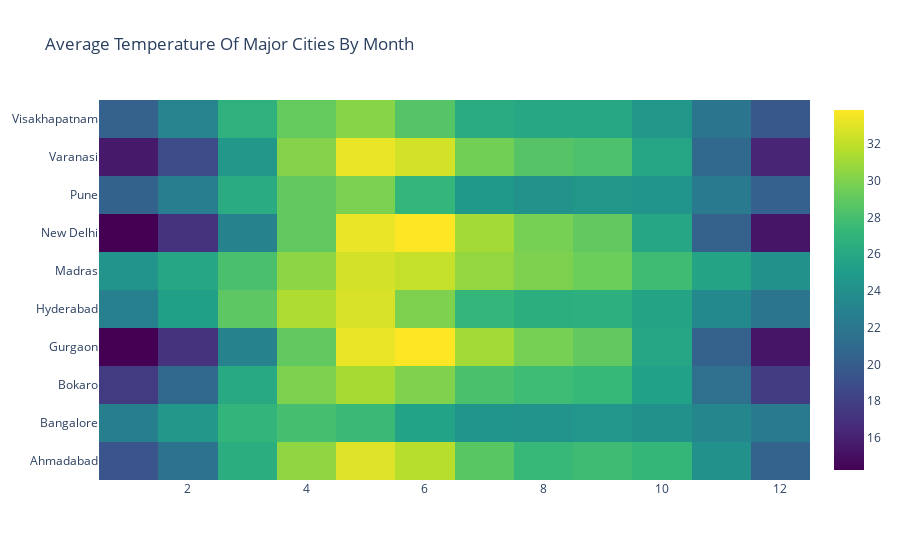

Notebook code for this chart:
### Code cell
fig = go.Figure(data=data, layout=layout)
fig.show()

### Figure 1 — Plotly figure (JSON) as saved in the notebook; plotly's stock layout.template omitted (floating-point values rounded to 4 significant figures)
{"data": [{"colorscale": [[0, "#440154"], [0.1111, "#482878"], [0.2222, "#3e4989"], [0.3333, "#31688e"], [0.4444, "#26828e"], [0.5556, "#1f9e89"], [0.6667, "#35b779"], [0.7778, "#6ece58"], [0.8889, "#b5de2b"], [1, "#fde725"]], "type": "heatmap", "x": [1, 1, 1, 1, 1, 1, 1, 1, 1, 1, 2, 2, 2, 2, 2, 2, 2, 2, 2, 2, 3, 3, 3, 3, 3, 3, 3, 3, 3, 3, 4, 4, 4, 4, 4, 4, 4, 4, 4, 4, 5, 5, 5, 5, 5, 5, 5, 5, 5, 5, 6, 6, 6, 6, 6, 6, 6, 6, 6, 6, 7, 7, 7, 7, 7, 7, 7, 7, 7, 7, 8, 8, 8, 8, 8, 8, 8, 8, 8, 8, 9, 9, 9, 9, 9, 9, 9, 9, 9, 9, 10, 10, 10, 10, 10, 10, 10, 10, 10, 10, 11, 11, 11, 11, 11, 11, 11, 11, 11, 11, 12, 12, 12, 12, 12, 12, 12, 12, 12, 12], "y": ["Ahmadabad", "Bangalore", "Bokaro", "Gurgaon", "Hyderabad", "Madras", "New Delhi", "Pune", "Varanasi", "Visakhapatnam", "Ahmadabad", "Bangalore", "Bokaro", "Gurgaon", "Hyderabad", "Madras", "New Delhi", "Pune", "Varanasi", "Visakhapatnam", "Ahmadabad", "Bangalore", "Bokaro", "Gurgaon", "Hyderabad", "Madras", "New Delhi", "Pune", "Varanasi", "Visakhapatnam", "Ahmadabad", "Bangalore", "Bokaro", "Gurgaon", "Hyderabad", "Madras", "New Delhi", "Pune", "Varanasi", "Visakhapatnam", "Ahmadabad", "Bangalore", "Bokaro", "Gurgaon", "Hyderabad", "Madras", "New Delhi", "Pune", "Varanasi", "Visakhapatnam", "Ahmadabad", "Bangalore", "Bokaro", "Gurgaon", "Hyderabad", "Madras", "New Delhi", "Pune", "Varanasi", "Visakhapatnam", "Ahmadabad", "Bangalore", "Bokaro", "Gurgaon", "Hyderabad", "Madras", "New Delhi", "Pune", "Varanasi", "Visakhapatnam", "Ahmadabad", "Bangalore", "Bokaro", "Gurgaon", "Hyderabad", "Madras", "New Delhi", "Pune", "Varanasi", "Visakhapatnam", "Ahmadabad", "Bangalore", "Bokaro", "Gurgaon", "Hyderabad", "Madras", "New Delhi", "Pune", "Varanasi", "Visakhapatnam", "Ahmadabad", "Bangalore", "Bokaro", "Gurgaon", "Hyderabad", "Madras", "New Delhi", "Pune", "Varanasi", "Visakhapatnam", "Ahmadabad", "Bangalore", "Bokaro", "Gurgaon", "Hyderabad", "Madras", "New Delhi", "Pune", "Varanasi", "Visakhapatnam", "Ahmadabad", "Bangalore", "Bokaro", "Gurgaon", "Hyderabad", "Madras", "New Delhi", "Pune", "Varanasi", "Visakhapatnam"], "z": [19.41, 22.71, 17.65, 14.24, 22.76, 24.35, 14.24, 20.45, 15.6, 20.34, 21.66, 24.66, 20.79, 17.14, 25.32, 25.83, 17.14, 22.61, 18.72, 23.11, 26.43, 27.06, 26.09, 23.01, 28.8, 28.11, 23.01, 26.29, 24.65, 26.71, 30.54, 27.99, 29.97, 29.0, 31.47, 30.44, 29.0, 29.0, 30.19, 29.11, 32.94, 27.52, 31.25, 33.3, 32.7, 32.58, 33.3, 29.84, 33.31, 30.29, 31.73, 25.47, 30.05, 33.87, 29.97, 32.14, 33.87, 27.22, 32.57, 28.55, 28.71, 24.4, 28.18, 31.17, 27.22, 30.66, 31.17, 24.72, 29.61, 26.25, 27.39, 24.36, 27.69, 29.75, 26.57, 29.98, 29.75, 24.2, 28.59, 25.91, 27.75, 24.5, 27.37, 28.99, 26.64, 29.4, 28.99, 24.57, 28.24, 25.93, 27.28, 24.09, 25.38, 25.87, 25.68, 27.74, 25.87, 24.37, 25.77, 24.62, 24.09, 23.27, 21.47, 20.35, 23.51, 25.67, 20.35, 22.31, 20.84, 21.95, 20.47, 22.29, 17.78, 15.38, 21.89, 24.17, 15.38, 20.25, 16.25, 19.67]}], "layout": {"title": {"text": "Average Temperature Of Major Cities By Month"}}}
